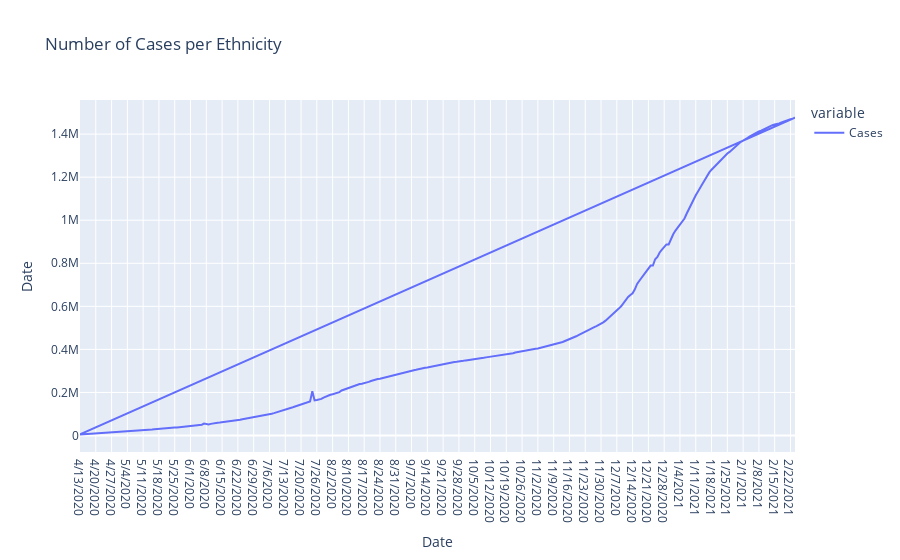

Source (notebook cell):
### Code cell
fig = px.line(Latino_test.set_index('Date'), 
             labels={'index':'Cases','value': 'Date'},
             title='Number of Cases per Ethnicity')
fig.show()

### Figure 1 — Plotly figure (JSON) as saved in the notebook; plotly's stock layout.template omitted (floating-point values rounded to 4 significant figures; data arrays with more than 128 entries replaced by an {"elided": "..."} marker saying what was removed)
{"data": [{"hovertemplate": "variable=Cases<br>Date=%{y}<extra></extra>", "legendgroup": "Cases", "line": {"color": "#636efa", "dash": "solid"}, "mode": "lines", "name": "Cases", "orientation": "v", "showlegend": true, "type": "scatter", "x": {"elided": "636 str values"}, "xaxis": "x", "y": {"elided": "636 int values"}, "yaxis": "y"}], "layout": {"legend": {"title": {"text": "variable"}, "tracegroupgap": 0}, "title": {"text": "Number of Cases per Ethnicity"}, "xaxis": {"anchor": "y", "domain": [0, 1], "title": {"text": "Date"}}, "yaxis": {"anchor": "x", "domain": [0, 1], "title": {"text": "Date"}}}}
